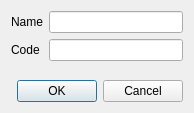
<?xml version="1.0" encoding="UTF-8"?>
<ui version="4.0">
 <class>dialog</class>
 <widget class="py_QDialog" name="dialog">
  <property name="modal" stdset="0">
   <bool>false</bool>
  </property>
  <property name="windowModality">
   <enum>Qt::ApplicationModal</enum>
  </property>
  <property name="geometry">
   <rect>
    <x>0</x>
    <y>0</y>
    <width>194</width>
    <height>113</height>
   </rect>
  </property>
  <property name="maximumSize">
   <size>
    <width>194</width>
    <height>113</height>
   </size>
  </property>
  <property name="windowTitle">
   <string>Add modifier</string>
  </property>
  <layout class="QVBoxLayout" name="verticalLayout">
   <item>
    <layout class="QFormLayout" name="formLayout">
     <item row="0" column="0">
      <widget class="QLabel" name="labelKey">
       <property name="text">
        <string>Name</string>
       </property>
      </widget>
     </item>
     <item row="0" column="1">
      <widget class="QLineEdit" name="lineEditKey"/>
     </item>
     <item row="1" column="0">
      <widget class="QLabel" name="labelCode">
       <property name="text">
        <string>Code</string>
       </property>
      </widget>
     </item>
     <item row="1" column="1">
      <widget class="QLineEdit" name="lineEditCode"/>
     </item>
    </layout>
   </item>
   <item>
    <widget class="QDialogButtonBox" name="buttonBox">
     <property name="orientation">
      <enum>Qt::Horizontal</enum>
     </property>
     <property name="standardButtons">
      <set>QDialogButtonBox::Cancel|QDialogButtonBox::Ok</set>
     </property>
    </widget>
   </item>
  </layout>
 </widget>
 <customwidgets>
  <customwidget>
   <class>py_QDialog</class>
   <extends>QWidget</extends>
   <header>py_qdialog.h</header>
   <container>1</container>
  </customwidget>
 </customwidgets>
 <resources/>
 <connections>
  <connection>
   <sender>buttonBox</sender>
   <signal>accepted()</signal>
   <receiver>dialog</receiver>
   <slot>accept()</slot>
   <hints>
    <hint type="sourcelabel">
     <x>248</x>
     <y>254</y>
    </hint>
    <hint type="destinationlabel">
     <x>157</x>
     <y>274</y>
    </hint>
   </hints>
  </connection>
  <connection>
   <sender>buttonBox</sender>
   <signal>rejected()</signal>
   <receiver>dialog</receiver>
   <slot>reject()</slot>
   <hints>
    <hint type="sourcelabel">
     <x>316</x>
     <y>260</y>
    </hint>
    <hint type="destinationlabel">
     <x>286</x>
     <y>274</y>
    </hint>
   </hints>
  </connection>
 </connections>
</ui>
